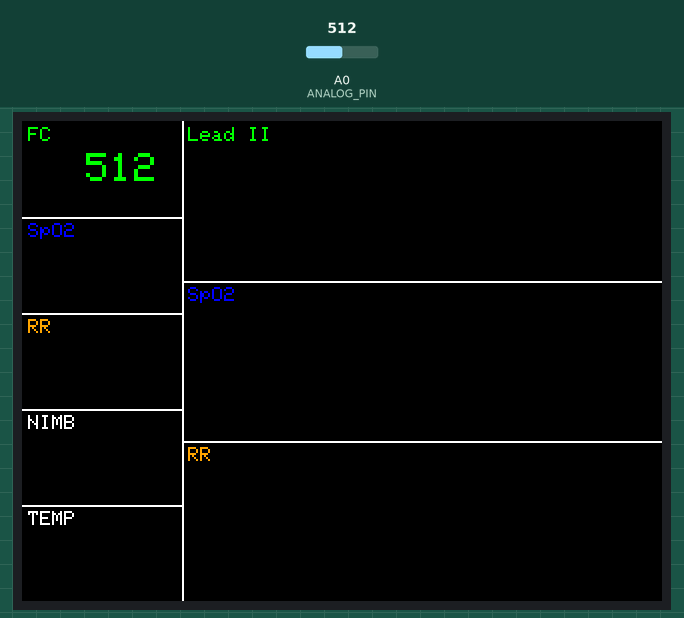
Recording of a sketch running on a simulated Arduino Uno, built with avr-gcc and run on an emulated ATmega328P. On the bench: 320×240 colour display. The test bench sets the inputs (shaded band); at power-on: A0 (ANALOG_PIN) = 512. What the sketch prints to the serial monitor is not drawn.

Above: at 1.4 s.
1.5 s: A0 (ANALOG_PIN) set to 716
At 1.8 s:
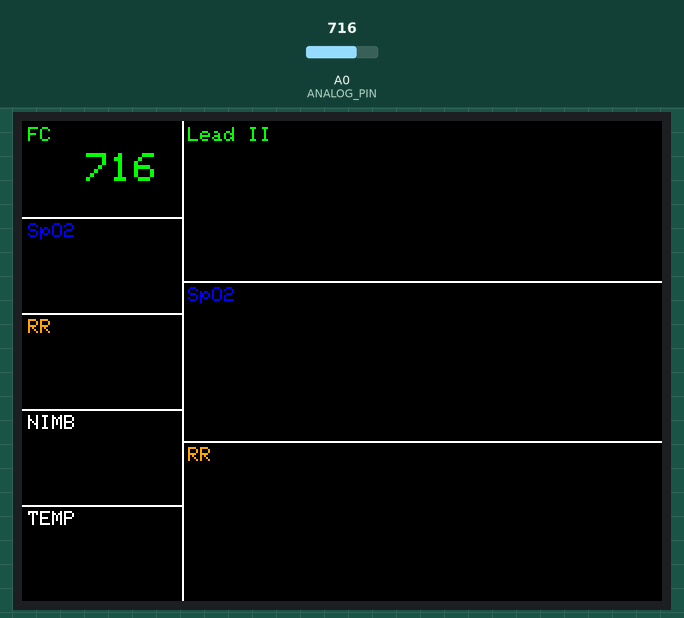
4.5 s: A0 (ANALOG_PIN) set to 900
At 4.9 s:
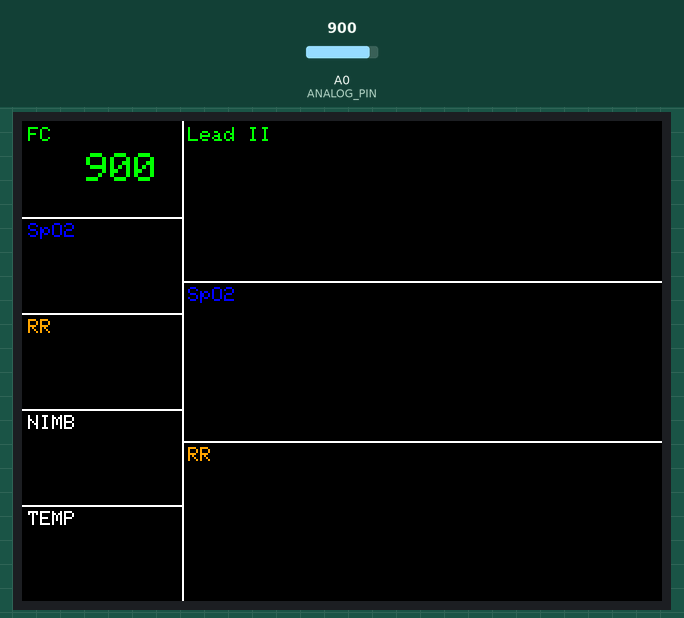
6.0 s: A0 (ANALOG_PIN) set to 1023
At 7.3 s:
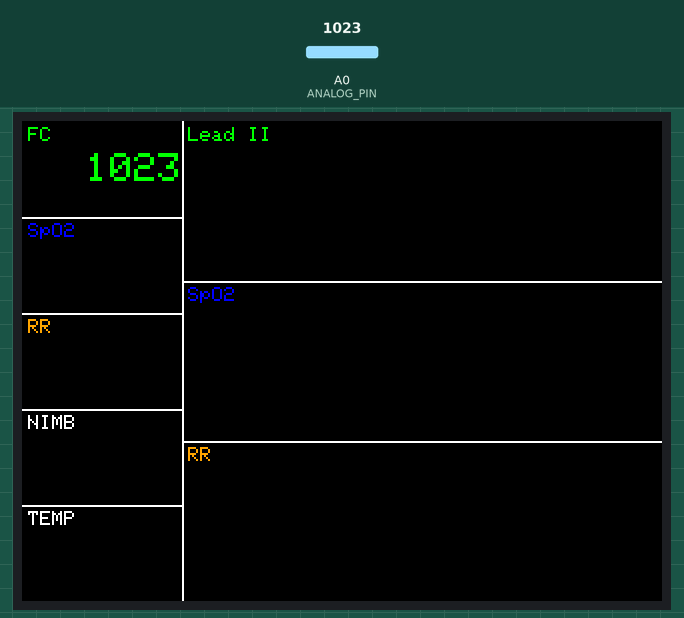
Timing chart, 0 to 9.0 s (numbered marks = the images above; inputs shaded):
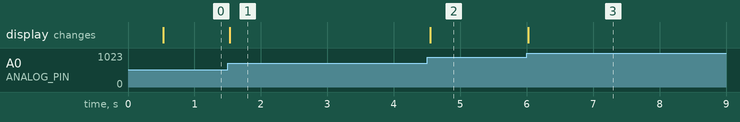

Measured:
- after the input at 1.5 s, the display: changes at once (image 1)
- after the input at 4.5 s, the display: changes after 0.05 s (image 2)
- after the input at 6.0 s, the display: changes at once (image 3)

The sketch:

TFTPrintAnalogReadValue.ino
```cpp
#include <Adafruit_GFX.h>       // include Adafruit graphics library
#include <Adafruit_ILI9341.h>   // include Adafruit ILI9341 TFT library

// Define TFT PIN
#define TFT_CS 8
#define TFT_RST 9
#define TFT_DC 10
#define TFT_MOSI 11
#define TFT_CLK 12
#define TFT_MISO 13

// Define ANALOG PIN
int ANALOG_PIN = A0;
int PADD = 3;
int FR_DISPLAY_TIMER = 5;

// initialize ILI9341 TFT library
Adafruit_ILI9341 tft = Adafruit_ILI9341(TFT_CS, TFT_DC, TFT_MOSI, TFT_CLK, TFT_RST, TFT_MISO);

unsigned long lastFrame = millis();
int frameDisplayTimer = 2;

void setup() {
  Serial.begin(9600);
  Serial.println("ILI9341 Test!");

  tft.begin();

  tft.setRotation(3);
  tft.fillScreen(ILI9341_BLACK);
  drawLine();
  drawLabel();
}

void loop() {
  // writeAnalogRead();
  String anag_read = String(getAnalogReading());
  drawDynamicValue(32, 16, 48, 32, ILI9341_BLACK, 32, 16, 2, ILI9341_GREEN, anag_read);

  delay(1);
}


void writeAnalogRead(){

  // frameDisplayTimer--;
  // if(frameDisplayTimer == 0){
  //   frameDisplayTimer = 2;
  //   tft.fillRect(32, 16, 48, 32, ILI9341_BLACK);
  //   tft.setCursor(32, 16);
  //   tft.setTextSize(2);
  //   tft.setTextColor(ILI9341_GREEN);
  //   tft.print(getAnalogReading());
  // }

  // while((millis() - lastFrame) < 2);

  // lastFrame = millis();

  // drawDynamicValue(32, 16, 48, 32, ILI9341_BLACK, 32, 16, 2, ILI9341_GREEN, getAnalogReading());

}

int getAnalogReading(){
  return analogRead(ANALOG_PIN);
}

void drawLine(){
  tft.drawLine(80, 0, 80, 240, ILI9341_WHITE);
  tft.drawLine(0, 48, 80, 48, ILI9341_WHITE);
  tft.drawLine(0, 96, 80, 96, ILI9341_WHITE);
  tft.drawLine(0, 144, 80, 144, ILI9341_WHITE);
  tft.drawLine(0, 192, 80, 192, ILI9341_WHITE);
  tft.drawLine(80, 80, 320, 80, ILI9341_WHITE);
  tft.drawLine(80, 160, 320, 160, ILI9341_WHITE);
}

void drawLabel(){
  // Print FC
  drawStaticLabel(0, 0, 1, ILI9341_GREEN, "FC");
  // Print SpO2
  drawStaticLabel(0, 48, 1, ILI9341_BLUE, "SpO2");
  // Print RR
  drawStaticLabel(0, 96, 1, ILI9341_ORANGE, "RR");
  // Print NIMB
  drawStaticLabel(0, 144, 1, ILI9341_WHITE, "NIMB");
  // Print TEMP
  drawStaticLabel(0, 192, 1, ILI9341_WHITE, "TEMP");


  // Print Lead II
  drawStaticLabel(80, 0, 1, ILI9341_GREEN, "Lead II");
  // Print SpO2
  drawStaticLabel(80, 80, 1, ILI9341_BLUE, "SpO2");
  // Print RR
  drawStaticLabel(80, 160, 1, ILI9341_ORANGE, "RR");


}


void drawStaticLabel(int cursorX, int cursorY, int textSize, uint16_t color, const String& text){
  tft.setCursor(cursorX + PADD, cursorY + PADD);
  tft.setTextSize(textSize);
  tft.setTextColor(color);
  tft.print(text);
}

void drawDynamicValue(int rectX, int rectY, int rectWidth, int rectHeight, int rectColor, int cursorX, int cursorY, int textSize, uint16_t textColor, const String& text){
  frameDisplayTimer--;
  if(frameDisplayTimer == 0){
    frameDisplayTimer = FR_DISPLAY_TIMER;
    tft.fillRect(rectX, rectY, rectWidth, rectHeight, rectColor);
    tft.setCursor(cursorX, cursorY);
    tft.setTextSize(textSize);
    tft.setTextColor(textColor);
    tft.print(text);
  }

  while((millis() - lastFrame) < FR_DISPLAY_TIMER);

  lastFrame = millis();
}
```
